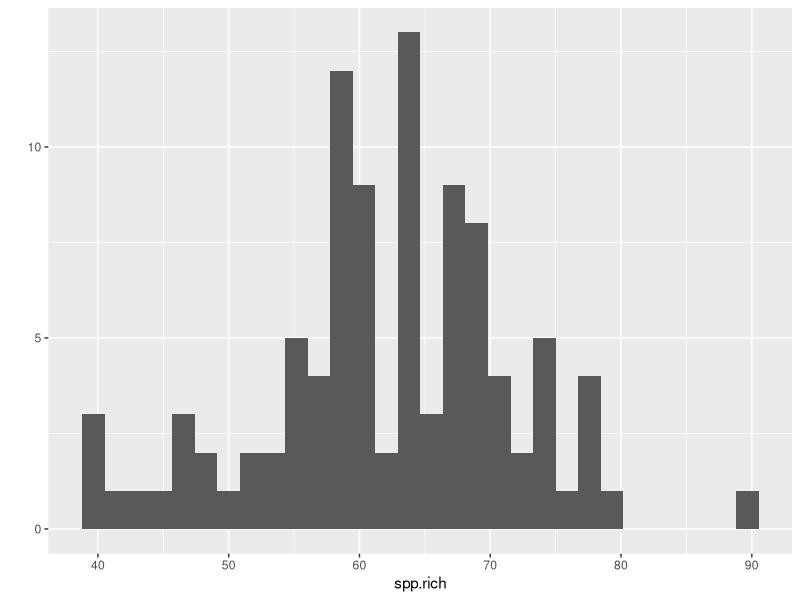
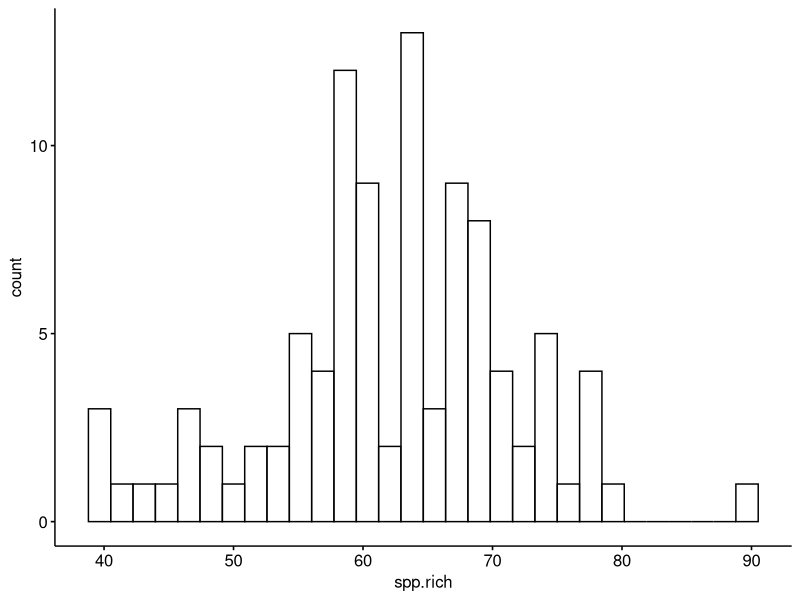
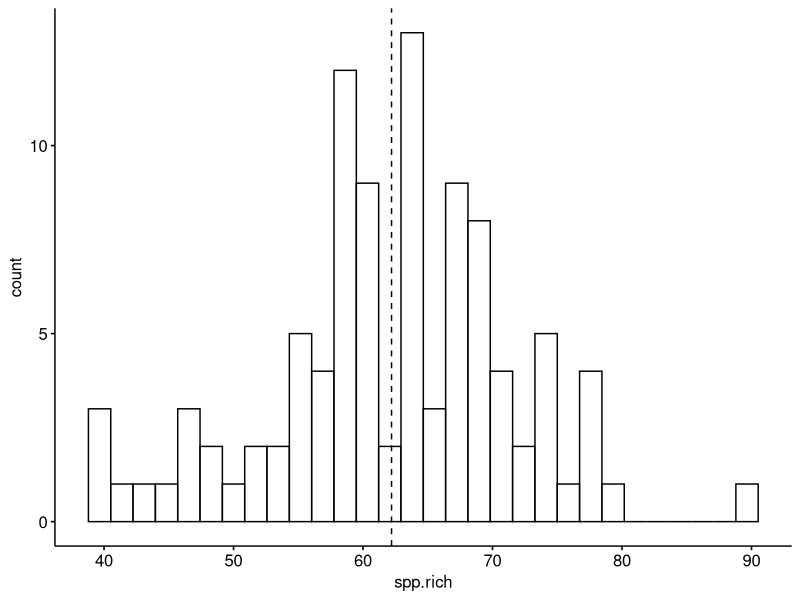
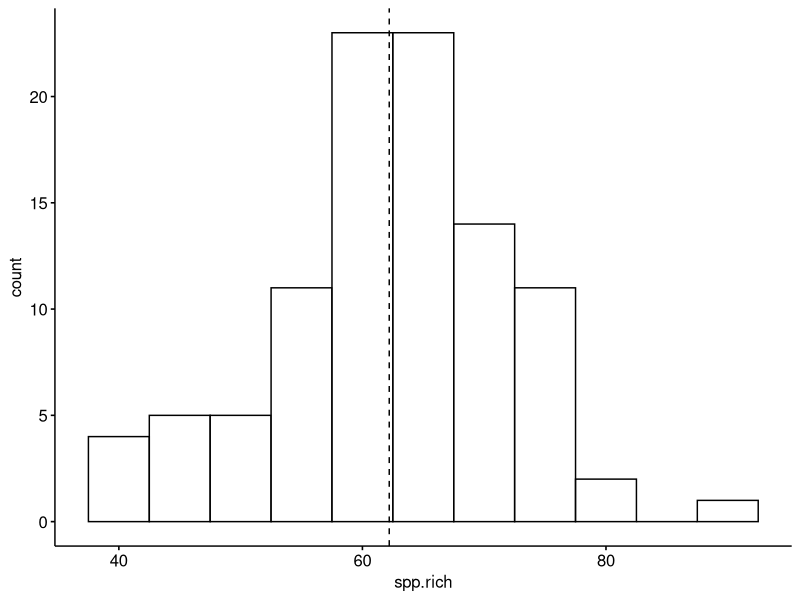
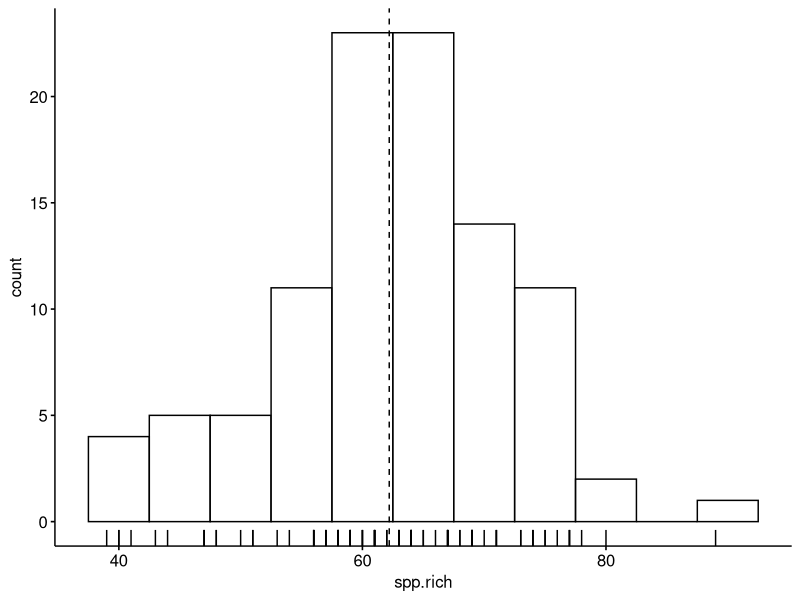
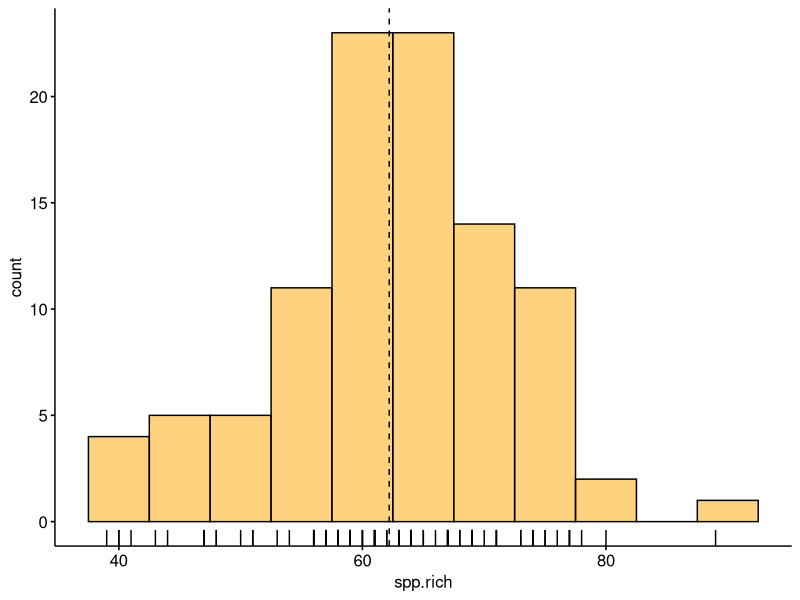
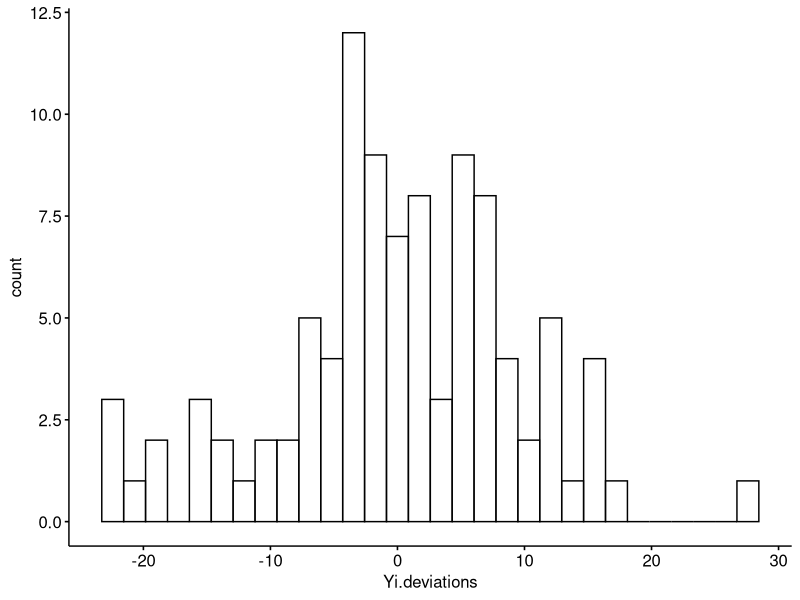

These figures' R source, in order:
## ---- chunk 1
knitr::opts_chunk$set(echo = TRUE,
                      fig.width = 4, 
                      fig.height = 2,
                      warning = FALSE,
                      message = FALSE)

## ---- chunk 2
#route number w/in PA
route<- c(2,	3,	4,	5,	6,	8,	9,	10,	11,	12,	13,	14,	15,	16,	17,	18,	19,	20,	21,	23,	24,	25,	28,	29,	30,	31,	33,	34,	35,	36,	37,	39,	41,	42,	43,	46,	47,	48,	49,	50,	52,	53,	54,	56,	57,	58,	59,	61,	62,	63,	64,	67,	68,	69,	70,	71,	72,	76,	79,	83,	84,	85,	86,	88,	90,	91,	97,	107,	126,	127,	132,	151,	155,	165,	166,	173,	174,	177,	178,	180,	181,	182,	187,	189,	192,	193,	194,	195,	196,	275,	901,	902,	904,	905,	906,	907,	909,	910,	911)

#Number of species on each route
spp.rich	<-c(69,	58,	69,	65,	65,	61,	74,	57,	61,	61,	56,	40,	67,	56,	58,	69,	73,	59,	63,	51,	77,	71,	59,	77,	63,	64,	74,	74,	89,	60,	64,	71,	77,	78,	80,	62,	61,	67,	69,	69,	57,	58,	69,	64,	61,	61,	69,	68,	66,	57,	64,	67,	64,	67,	60,	63,	64,	58,	67,	63,	50,	60,	43,	73,	58,	56,	59,	70,	57,	48,	76,	56,	58,	75,	64,	59,	54,	64,	68,	67,	56,	41,	59,	63,	75,	69,	47,	53,	62,	48,	71,	59,	47,	39,	47,	67,	51,	44,	40)

#make a dateframe
dat <- data.frame(route = route,
                  spp.rich = spp.rich)

## ---- chunk 3

library(ggplot2)
qplot(spp.rich, 
      dat = dat)

## ---- chunk 4
#download the packages
# install.packages("ggpubr")
# install.packages("dplyr")

library(ggpubr)
## ---- chunk 5
gghistogram(data = dat,
            x = "spp.rich")
## ---- chunk 6
gghistogram(data = dat,
            x = "spp.rich",
            add = "mean")
## ---- chunk 7
gghistogram(data = dat,
            x = "spp.rich",
            add = "mean",
            binwidth = 5)
## ---- chunk 8
gghistogram(data = dat,
            x = "spp.rich",
            add = "mean",
            binwidth = 5,
            rug = TRUE)
## ---- chunk 9
gghistogram(data = dat,
            x = "spp.rich",
            add = "mean",
            binwidth = 5,
            fill = "orange",
            rug = TRUE)
## ---- chunk 10
summary(dat)
## ---- chunk 11
dat$spp.rich
## ---- chunk 12
sum(dat$spp.rich)
## ---- chunk 13

min(dat$spp.rich)

max(dat$spp.rich)

## ---- chunk 14
mean(dat$spp.rich)
## ---- chunk 15
var(dat$spp.rich)
## ---- chunk 16
sd(dat$spp.rich)
## ---- chunk 17
#SD using R's function
sd(dat$spp.rich)

#SD as the sqrt of the variance
sqrt(var(dat$spp.rich))

## ---- chunk 18
my.sum <- sum(dat$spp.rich)
## ---- chunk 19
my.N <- length(dat$spp.rich)
## ---- chunk 20

my.mean <- my.sum/my.N
my.mean

## ---- chunk 21

my.mean <- sum(dat$spp.rich)/length(dat$spp.rich)
my.mean

## ---- chunk 22
my.mean == mean(dat$spp.rich)
## ---- chunk 23
sd(dat$spp.rich) == sqrt(var(dat$spp.rich))
## ---- chunk 24

Yi.deviations <- dat$spp.rich-my.mean

## ---- chunk 25
my.df <- data.frame(spp.rich = dat$spp.rich,
               Yi.deviations)

## ---- chunk 26
head(my.df)
tail(my.df)
## ---- chunk 27
gghistogram(data = my.df,
            x = "Yi.deviations")
## ---- chunk 28

Yi.deviations.square <- Yi.deviations^2

## ---- chunk 29

my.df <- cbind(my.df, Yi.deviations.square)

## ---- chunk 30
head(my.df)
## ---- chunk 31

my.sum.of.squares<- sum(Yi.deviations.square)


## ---- chunk 32

my.sum.of.squares

## ---- chunk 33
#The sample size
my.N

#degrees of freedom
dfs <- my.N - 1

#The var
my.var <- my.sum.of.squares/dfs

#Could also do it more directly
my.var <- my.sum.of.squares/(my.N - 1)


## ---- chunk 34
my.var == var(dat$spp.rich)
## ---- chunk 35

my.sd <- sqrt(my.var)

## ---- chunk 36
#Variance
var(dat$spp.rich)
my.var

#stdev
sd(dat$spp.rich)
my.sd

## ---- chunk 37

#stdev
sd(dat$spp.rich) == my.sd
## ---- chunk 38

my.se <- my.sd/sqrt(my.N)

## ---- chunk 39
#Download plotrix
# install.packages("plotrix")
library(plotrix)

std.error(dat$spp.rich)

## ---- chunk 40
#with all the math
my.se.fnxn <- function(x){sqrt(var(x))/sqrt(length(x))}

#with less  math
my.se.fnxn <- function(x){sd(x)/sqrt(length(x))}


my.se.fnxn(dat$spp.rich)
## ---- chunk 41
my.CI.upper <- my.mean + my.se*1.96
